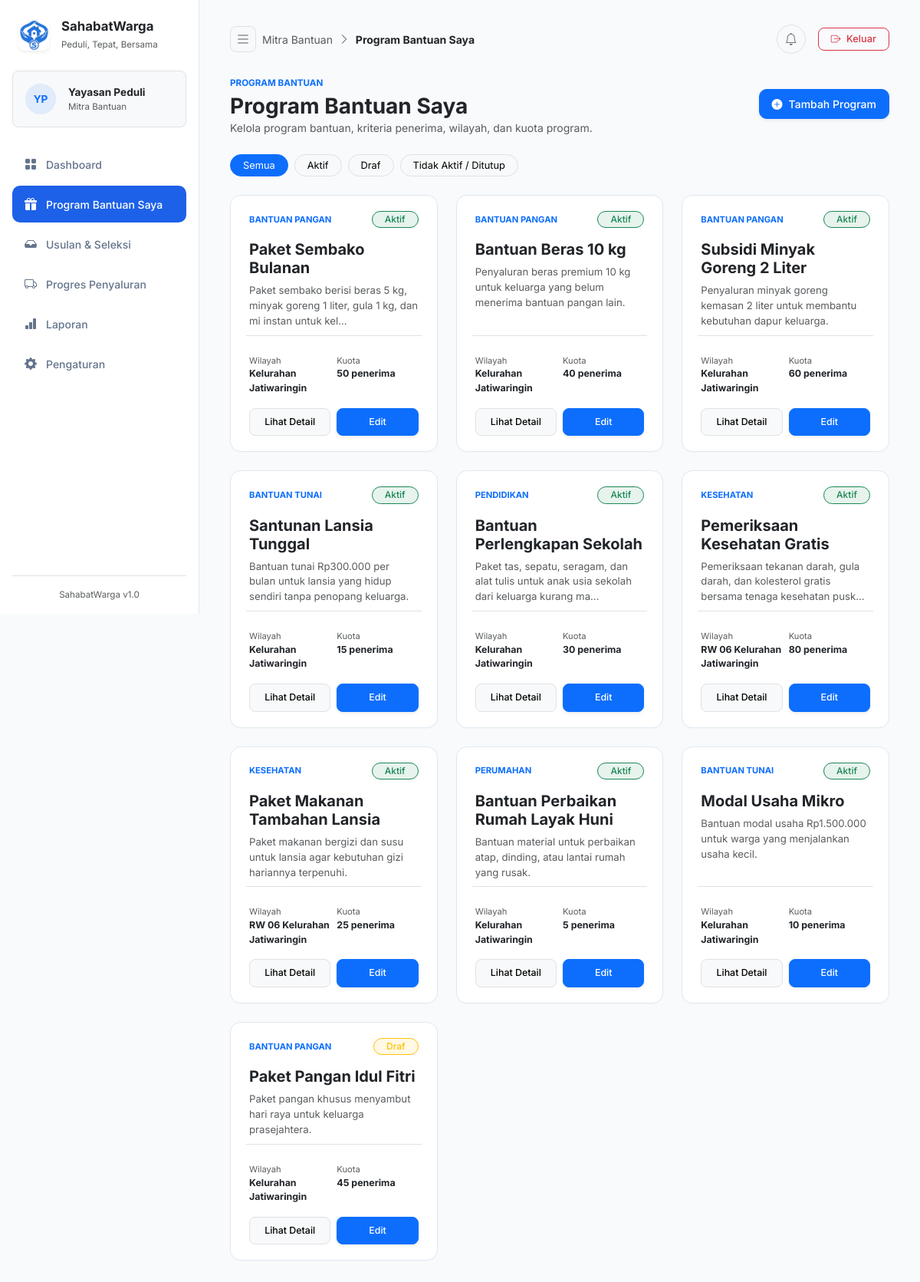
/index.php/mitra/program_bantuan, run on the app's committed database.
### tables this page shows
CREATE TABLE `programs` (
  `program_id` int(11) NOT NULL,
  `mitra_id` int(11) DEFAULT NULL,
  `title` varchar(255) NOT NULL,
  `category` varchar(100) DEFAULT NULL,
  `description` text DEFAULT NULL,
  `criteria` text DEFAULT NULL,
  `coverage_area` varchar(255) DEFAULT NULL,
  `quota` int(11) DEFAULT NULL,
  `status` enum('draft','active','closed') DEFAULT 'draft',
  `created_at` timestamp NULL DEFAULT current_timestamp()
);

### application/controllers/Mitra.php (called while the page is built, shortened)
<?php
class Mitra extends CI_Controller {
    public function __construct()
    {
        $this->load->database();
        $this->load->library('session');
    }
    public function program_bantuan()
    {
        $data['title'] = 'Program Bantuan Saya';
        $data['active_menu'] = 'program_bantuan';
        $data['user_name'] = $this->session->userdata('name') ? $this->session->userdata('name') : 'Yayasan Peduli';
        $data['user_initials'] = 'YP';
        $status_filter = $this->input->get('status');
        $data['selected_status'] = $status_filter;
        $data['programs'] = $this->db->get('programs')->result_array();
        $this->load->view('layout/header', $data);
        $this->load->view('layout/sidebar_mitra', $data);
        $this->load->view('mitra/program_bantuan', $data);
        $this->load->view('layout/footer');
    }
}

### index.php (called while the page is built, shortened)
<?php
require_once BASEPATH.'core/CodeIgniter.php';

### application/views/mitra/program_bantuan.php (the view, shortened to what this page needs)
<?php $this->load->view('layout/header'); ?>
<?php $this->load->view('layout/sidebar_mitra'); ?>
<div class="main-content">
    <?php $this->load->view('layout/topnav'); ?>
    <div class="d-flex justify-content-between align-items-center mb-4 w-100">
        <div>
            <span class="text-primary text-uppercase fw-bold tracking-wider" style="font-size: 0.725rem;">PROGRAM BANTUAN</span>
            <h3 class="fw-bold mt-1 text-dark mb-0">Program Bantuan Saya</h3>
            <p class="text-muted small mb-0">Kelola program bantuan, kriteria penerima, wilayah, dan kuota program.</p>
        </div>
        <button class="btn btn-primary px-3 py-2 fw-medium d-flex align-items-center gap-2 shadow-sm flex-shrink-0" data-bs-toggle="modal" data-bs-target="#modalTambahProgram" style="border-radius: 10px; font-size: 0.875rem;">
            <i class="bi bi-plus-circle-fill"></i> Tambah Program
        </button>
    </div>
    <div class="d-flex gap-2 mb-4">
        <a href="<?= base_url('index.php/mitra/program_bantuan?status=all'); ?>"
           class="btn btn-sm <?= (empty($selected_status) || $selected_status == 'all') ? 'btn-primary' : 'btn-light border'; ?> px-3 rounded-pill" style="font-size: 0.8rem;">
            Semua
        </a>
        <a href="<?= base_url('index.php/mitra/program_bantuan?status=active'); ?>"
           class="btn btn-sm <?= ($selected_status == 'active') ? 'btn-primary' : 'btn-light border'; ?> px-3 rounded-pill" style="font-size: 0.8rem;">
            Aktif
        </a>
        <a href="<?= base_url('index.php/mitra/program_bantuan?status=draft'); ?>"
           class="btn btn-sm <?= ($selected_status == 'draft') ? 'btn-primary' : 'btn-light border'; ?> px-3 rounded-pill" style="font-size: 0.8rem;">
            Draf
        </a>
        <a href="<?= base_url('index.php/mitra/program_bantuan?status=closed'); ?>"
           class="btn btn-sm <?= ($selected_status == 'closed') ? 'btn-primary' : 'btn-light border'; ?> px-3 rounded-pill" style="font-size: 0.8rem;">
            Tidak Aktif / Ditutup
        </a>
    </div>
    <div class="row g-4 mb-4">
        <?php if (!empty($programs)): ?>
            <?php foreach ($programs as $row): ?>
                <div class="col-md-4">
                    <div class="card-custom h-100 d-flex flex-column justify-content-between" style="width: 100%;">
                        <div>
                            <div class="d-flex justify-content-between align-items-center mb-3">
                                <span class="text-primary fw-bold text-uppercase" style="font-size: 0.7rem;"><?= $row['category'] ? $row['category'] : 'BANTUAN'; ?></span>
                                <?php
                                    $st = strtolower($row['status']);
                                    if ($st == 'active') {
                                        echo '<span class="badge bg-success bg-opacity-10 text-success border border-success border-opacity-20 px-3 py-1.5 rounded-pill fw-medium" style="font-size: 0.75rem;">Aktif</span>';
                                    } else if ($st == 'draft') {
                                        echo '<span class="badge bg-warning bg-opacity-10 text-warning border border-warning border-opacity-20 px-3 py-1.5 rounded-pill fw-medium" style="font-size: 0.75rem;">Draf</span>';
                                    } else {
                                        echo '<span class="badge bg-secondary bg-opacity-10 text-secondary border border-secondary border-opacity-20 px-3 py-1.5 rounded-pill fw-medium" style="font-size: 0.75rem;">Ditutup</span>';
                                    }
                                ?>
                            </div>
                            <h5 class="fw-bold text-dark mb-2"><?= $row['title']; ?></h5>
                            <p class="text-muted small mb-3" style="font-size: 0.825rem; line-height: 1.5;">
                                <?= strlen($row['description']) > 90 ? substr($row['description'], 0, 90) . '...' : $row['description']; ?>
                            </p>
                        </div>
                        <div>
                            <div class="row g-2 pt-3 border-top mb-3" style="font-size: 0.775rem;">
                                <div class="col-6">
                                    <span class="text-muted d-block" style="font-size: 0.7rem;">Wilayah</span>
                                    <strong class="text-dark"><?= $row['coverage_area'] ? $row['coverage_area'] : '-'; ?></strong>
                                </div>
                                <div class="col-6">
                                    <span class="text-muted d-block" style="font-size: 0.7rem;">Kuota</span>
                                    <strong class="text-dark"><?= $row['quota']; ?> penerima</strong>
                                </div>
                            </div>
                            <div class="d-flex gap-2">
                                <button class="btn btn-sm btn-light border w-50 rounded-3 py-2 fw-medium" data-bs-toggle="modal" data-bs-target="#modalDetail<?= $row['program_id']; ?>" style="font-size: 0.775rem;">
                                    Lihat Detail
                                </button>
                                <button class="btn btn-sm btn-primary w-50 rounded-3 py-2 fw-medium shadow-sm" data-bs-toggle="modal" data-bs-target="#modalEdit<?= $row['program_id']; ?>" style="font-size: 0.775rem;">
                                    Edit
                                </button>
                            </div>
                        </div>
                    </div>
                </div>
            <?php endforeach; ?>
        <?php endif; ?>
    </div>
</div>

### application/views/layout/header.php (shortened to what this page needs)
<!DOCTYPE html>
<html lang="id">
<head>
    <link href="https://cdn.jsdelivr.net/npm/bootstrap@5.3.0/dist/css/bootstrap.min.css" rel="stylesheet">
    <link rel="stylesheet" href="https://cdn.jsdelivr.net/npm/bootstrap-icons@1.10.5/font/bootstrap-icons.css">
    <link rel="stylesheet" href="https://cdn.datatables.net/1.13.4/css/dataTables.bootstrap5.min.css">
</head>
<body>
<div class="d-flex w-100">

### application/views/layout/sidebar_mitra.php
<div class="sidebar p-3 d-flex flex-column justify-content-between">
    <div>
        <div class="d-flex align-items-center gap-3 mb-4 px-2 pt-2">
            <img src="<?= base_url('assets/img/logo.png'); ?>" alt="Logo SahabatWarga" class="rounded-3 flex-shrink-0 shadow-sm" style="width: 40px; height: 40px; object-fit: cover;">
            <div>
                <h6 class="fw-bold mb-0 text-dark" style="font-size: 1.05rem; line-height: 1.2;">SahabatWarga</h6>
                <span style="font-size: 0.725rem;" class="text-muted">Peduli, Tepat, Bersama</span>
            </div>
        </div>
        <div class="bg-light rounded-3 p-3 d-flex align-items-center gap-3 mb-4 border">
            <div class="bg-primary bg-opacity-10 text-primary rounded-circle fw-bold d-flex align-items-center justify-content-center flex-shrink-0" style="width: 40px; height: 40px; font-size: 0.85rem;">
                YP
            </div>
            <div style="min-width: 0;">
                <div class="fw-bold text-dark text-truncate" style="font-size: 0.85rem;"><?= $this->session->userdata('name') ? $this->session->userdata('name') : 'Yayasan Peduli'; ?></div>
                <div class="text-muted text-truncate" style="font-size: 0.725rem;">Mitra Bantuan</div>
            </div>
        </div>
        <?php $page = isset($active_menu) ? $active_menu : ''; ?>
        <nav>
            <a href="<?= base_url('index.php/mitra/dashboard'); ?>" class="nav-link-custom <?= $page == 'dashboard' ? 'active' : ''; ?>">
                <i class="bi bi-grid-fill fs-6"></i> Dashboard
            </a>
            <a href="<?= base_url('index.php/mitra/program_bantuan'); ?>" class="nav-link-custom <?= $page == 'program_bantuan' ? 'active' : ''; ?>">
                <i class="bi bi-gift-fill fs-6"></i> Program Bantuan Saya
            </a>
            <a href="<?= base_url('index.php/mitra/usulan_masuk'); ?>" class="nav-link-custom <?= $page == 'usulan_masuk' ? 'active' : ''; ?>">
                <i class="bi bi-inbox-fill fs-6"></i> Usulan & Seleksi
            </a>
            <a href="<?= base_url('index.php/mitra/progres_penyaluran'); ?>" class="nav-link-custom <?= $page == 'progres_penyaluran' ? 'active' : ''; ?>">
                <i class="bi bi-truck fs-6"></i> Progres Penyaluran
            </a>
            <a href="<?= base_url('index.php/mitra/laporan'); ?>" class="nav-link-custom <?= $page == 'laporan' ? 'active' : ''; ?>">
                <i class="bi bi-bar-chart-fill fs-6"></i> Laporan
            </a>
            <a href="<?= base_url('index.php/mitra/pengaturan'); ?>" class="nav-link-custom <?= $page == 'pengaturan' ? 'active' : ''; ?>">
                <i class="bi bi-gear-fill fs-6"></i> Pengaturan
            </a>
        </nav>
    </div>
    <div class="pt-3 border-top text-center text-muted" style="font-size: 0.725rem;">
        <span>SahabatWarga v1.0</span>
    </div>
</div>

### application/views/layout/topnav.php (shortened to what this page needs)
<?php
$current_uri = uri_string();
$role = (strpos($current_uri, 'petugas') !== false) ? 'petugas' : 'mitra';
$role_label = ($role == 'petugas') ? 'Petugas Kelurahan' : 'Mitra Bantuan';
?>
<div class="d-flex justify-content-between align-items-center mb-4">
    <div class="text-muted small d-flex align-items-center gap-2">
        <button class="btn btn-light border btn-sm p-1 d-flex align-items-center justify-content-center" id="sidebarToggle" style="width: 34px; height: 34px; border-radius: 8px;">
            <i class="bi bi-list fs-5 text-secondary"></i>
        </button>
        <div>
            <?= $role_label; ?> <i class="bi bi-chevron-right extra-small mx-1"></i> <strong class="text-dark"><?= isset($title) ? $title : 'Dashboard'; ?></strong>
        </div>
    </div>
    <div class="d-flex align-items-center gap-3">
        <div class="dropdown">
            <a href="#" class="btn btn-light rounded-circle border p-0 d-flex align-items-center justify-content-center position-relative text-decoration-none" data-bs-toggle="dropdown" aria-expanded="false" style="width: 38px; height: 38px;">
                <i class="bi bi-bell text-secondary"></i>
            </a>
        </div>
        <a href="<?= base_url('index.php/auth/logout'); ?>" class="btn btn-outline-danger btn-sm rounded-3 px-3 fw-medium" style="font-size: 0.8rem;">
            <i class="bi bi-box-arrow-right me-1"></i> Keluar
        </a>
    </div>
</div>

### application/views/layout/footer.php (shortened to what this page needs)
</div>
</div>
</body>
</html>

### application/views/layout/header.php (style rules this page uses)
body { font-family: 'Inter', sans-serif; background-color: #f8fafc; color: #0f172a; overflow-x: hidden; }
.sidebar { width: 260px; min-height: 100vh; background: #ffffff; border-right: 1px solid #e2e8f0; position: fixed; top: 0; left: 0; z-index: 100; transition: all 0.3s ease-in-out; }
.main-content { margin-left: 260px; padding: 2rem 2.5rem; min-height: 100vh; flex: 1 1 0%; min-width: 0; transition: all 0.3s ease-in-out; }
#sidebarToggle { display: none; }
.nav-link-custom { display: flex; align-items: center; gap: 12px; padding: 0.75rem 1rem; color: #64748b; font-weight: 500; font-size: 0.875rem; border-radius: 10px; text-decoration: none; transition: all 0.2s; margin-bottom: 4px; }
.nav-link-custom.active { background-color: #1d61e8; color: #ffffff; }
.card-custom { border: 1px solid #e2e8f0; border-radius: 14px; background: #ffffff; padding: 1.25rem 1.5rem; box-shadow: 0 1px 3px rgba(0,0,0,0.02); height: 100%; }

### data on the page
programs: category "BANTUAN PANGAN", status "Aktif", title "Paket Sembako Bulanan", description "Paket sembako berisi beras 5 kg, minyak goreng 1 liter, gula 1 kg, dan mi instan untuk kel", coverage_area "Kelurahan Jatiwaringin", quota "50"
programs: category "BANTUAN PANGAN", status "Aktif", title "Bantuan Beras 10 kg", description "Penyaluran beras premium 10 kg untuk keluarga yang belum menerima bantuan pangan lain.", coverage_area "Kelurahan Jatiwaringin", quota "40"
programs: category "BANTUAN PANGAN", status "Aktif", title "Subsidi Minyak Goreng 2 Liter", description "Penyaluran minyak goreng kemasan 2 liter untuk membantu kebutuhan dapur keluarga.", coverage_area "Kelurahan Jatiwaringin", quota "60"
programs: category "BANTUAN TUNAI", status "Aktif", title "Santunan Lansia Tunggal", description "Bantuan tunai Rp300.000 per bulan untuk lansia yang hidup sendiri tanpa penopang keluarga.", coverage_area "Kelurahan Jatiwaringin", quota "15"
programs: category "PENDIDIKAN", status "Aktif", title "Bantuan Perlengkapan Sekolah", description "Paket tas, sepatu, seragam, dan alat tulis untuk anak usia sekolah dari keluarga kurang ma", coverage_area "Kelurahan Jatiwaringin", quota "30"
programs: category "KESEHATAN", status "Aktif", title "Pemeriksaan Kesehatan Gratis", description "Pemeriksaan tekanan darah, gula darah, dan kolesterol gratis bersama tenaga kesehatan pusk", coverage_area "RW 06 Kelurahan Jatiwaringin", quota "80"
programs: category "KESEHATAN", status "Aktif", title "Paket Makanan Tambahan Lansia", description "Paket makanan bergizi dan susu untuk lansia agar kebutuhan gizi hariannya terpenuhi.", coverage_area "RW 06 Kelurahan Jatiwaringin", quota "25"
programs: category "PERUMAHAN", status "Aktif", title "Bantuan Perbaikan Rumah Layak Huni", description "Bantuan material untuk perbaikan atap, dinding, atau lantai rumah yang rusak.", coverage_area "Kelurahan Jatiwaringin", quota "5"
programs: category "BANTUAN TUNAI", status "Aktif", title "Modal Usaha Mikro", description "Bantuan modal usaha Rp1.500.000 untuk warga yang menjalankan usaha kecil.", coverage_area "Kelurahan Jatiwaringin", quota "10"
programs: category "BANTUAN PANGAN", status "Draf", title "Paket Pangan Idul Fitri", description "Paket pangan khusus menyambut hari raya untuk keluarga prasejahtera.", coverage_area "Kelurahan Jatiwaringin", quota "45"

### other printed values
$role_label "Mitra Bantuan"
$title "Program Bantuan Saya"
